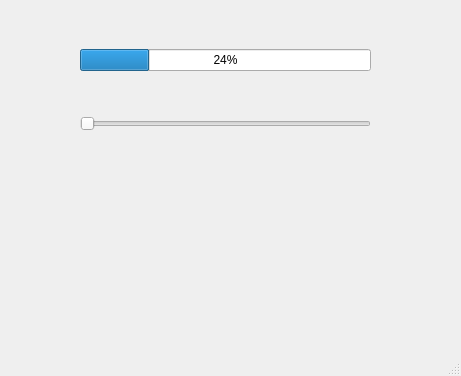
<?xml version="1.0" encoding="UTF-8"?>
<ui version="4.0">
 <class>MainWindow</class>
 <widget class="QMainWindow" name="MainWindow">
  <property name="geometry">
   <rect>
    <x>0</x>
    <y>0</y>
    <width>461</width>
    <height>376</height>
   </rect>
  </property>
  <property name="windowTitle">
   <string>MainWindow</string>
  </property>
  <widget class="QWidget" name="centralwidget">
   <widget class="QWidget" name="">
    <property name="geometry">
     <rect>
      <x>80</x>
      <y>10</y>
      <width>291</width>
      <height>161</height>
     </rect>
    </property>
    <layout class="QVBoxLayout" name="verticalLayout">
     <item>
      <widget class="QProgressBar" name="progressBar">
       <property name="value">
        <number>24</number>
       </property>
      </widget>
     </item>
     <item>
      <widget class="QSlider" name="horizontalSlider">
       <property name="orientation">
        <enum>Qt::Orientation::Horizontal</enum>
       </property>
      </widget>
     </item>
    </layout>
   </widget>
  </widget>
  <widget class="QMenuBar" name="menubar">
   <property name="geometry">
    <rect>
     <x>0</x>
     <y>0</y>
     <width>461</width>
     <height>24</height>
    </rect>
   </property>
  </widget>
  <widget class="QStatusBar" name="statusbar"/>
 </widget>
 <resources/>
 <connections/>
</ui>
